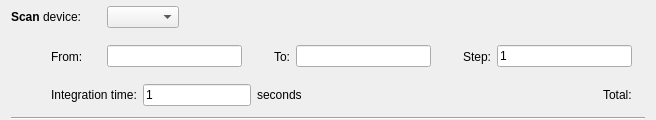
<?xml version="1.0" encoding="UTF-8"?>
<ui version="4.0">
 <class>Form</class>
 <widget class="QWidget" name="Form">
  <property name="geometry">
   <rect>
    <x>0</x>
    <y>0</y>
    <width>656</width>
    <height>120</height>
   </rect>
  </property>
  <property name="windowTitle">
   <string>Form</string>
  </property>
  <layout class="QVBoxLayout" name="verticalLayout">
   <property name="topMargin">
    <number>0</number>
   </property>
   <property name="bottomMargin">
    <number>0</number>
   </property>
   <item>
    <layout class="QHBoxLayout" name="horizontalLayout">
     <item>
      <widget class="QLabel" name="label">
       <property name="minimumSize">
        <size>
         <width>90</width>
         <height>0</height>
        </size>
       </property>
       <property name="text">
        <string>&lt;html&gt;&lt;head/&gt;&lt;body&gt;&lt;p&gt;&lt;span style=&quot; font-weight:600;&quot;&gt;Scan&lt;/span&gt; device:&lt;/p&gt;&lt;/body&gt;&lt;/html&gt;</string>
       </property>
      </widget>
     </item>
     <item>
      <widget class="QComboBox" name="device"/>
     </item>
     <item>
      <spacer name="horizontalSpacer">
       <property name="orientation">
        <enum>Qt::Horizontal</enum>
       </property>
       <property name="sizeHint" stdset="0">
        <size>
         <width>40</width>
         <height>20</height>
        </size>
       </property>
      </spacer>
     </item>
     <item>
      <widget class="QWidget" name="buttons" native="true">
       <property name="minimumSize">
        <size>
         <width>156</width>
         <height>34</height>
        </size>
       </property>
      </widget>
     </item>
    </layout>
   </item>
   <item>
    <layout class="QHBoxLayout" name="horizontalLayout_2">
     <item>
      <spacer name="horizontalSpacer_2">
       <property name="orientation">
        <enum>Qt::Horizontal</enum>
       </property>
       <property name="sizeType">
        <enum>QSizePolicy::Fixed</enum>
       </property>
       <property name="sizeHint" stdset="0">
        <size>
         <width>40</width>
         <height>20</height>
        </size>
       </property>
      </spacer>
     </item>
     <item>
      <widget class="QLabel" name="label_2">
       <property name="minimumSize">
        <size>
         <width>50</width>
         <height>0</height>
        </size>
       </property>
       <property name="text">
        <string>From:</string>
       </property>
      </widget>
     </item>
     <item>
      <widget class="QLineEdit" name="start"/>
     </item>
     <item>
      <widget class="QLabel" name="unit1">
       <property name="text">
        <string/>
       </property>
      </widget>
     </item>
     <item>
      <spacer name="horizontalSpacer_5">
       <property name="orientation">
        <enum>Qt::Horizontal</enum>
       </property>
       <property name="sizeType">
        <enum>QSizePolicy::Fixed</enum>
       </property>
       <property name="sizeHint" stdset="0">
        <size>
         <width>13</width>
         <height>13</height>
        </size>
       </property>
      </spacer>
     </item>
     <item>
      <widget class="QLabel" name="label_3">
       <property name="text">
        <string>To:</string>
       </property>
      </widget>
     </item>
     <item>
      <widget class="QLineEdit" name="stop"/>
     </item>
     <item>
      <widget class="QLabel" name="unit2">
       <property name="text">
        <string/>
       </property>
      </widget>
     </item>
     <item>
      <spacer name="horizontalSpacer_7">
       <property name="orientation">
        <enum>Qt::Horizontal</enum>
       </property>
       <property name="sizeType">
        <enum>QSizePolicy::Fixed</enum>
       </property>
       <property name="sizeHint" stdset="0">
        <size>
         <width>13</width>
         <height>13</height>
        </size>
       </property>
      </spacer>
     </item>
     <item>
      <widget class="QLabel" name="label_4">
       <property name="text">
        <string>Step:</string>
       </property>
      </widget>
     </item>
     <item>
      <widget class="QLineEdit" name="step">
       <property name="text">
        <string>1</string>
       </property>
      </widget>
     </item>
     <item>
      <widget class="QLabel" name="unit3">
       <property name="text">
        <string/>
       </property>
      </widget>
     </item>
    </layout>
   </item>
   <item>
    <layout class="QHBoxLayout" name="horizontalLayout_3">
     <item>
      <spacer name="horizontalSpacer_4">
       <property name="orientation">
        <enum>Qt::Horizontal</enum>
       </property>
       <property name="sizeType">
        <enum>QSizePolicy::Fixed</enum>
       </property>
       <property name="sizeHint" stdset="0">
        <size>
         <width>40</width>
         <height>20</height>
        </size>
       </property>
      </spacer>
     </item>
     <item>
      <widget class="QLabel" name="label_5">
       <property name="text">
        <string>Integration time:</string>
       </property>
      </widget>
     </item>
     <item>
      <widget class="QLineEdit" name="delta">
       <property name="sizePolicy">
        <sizepolicy hsizetype="Preferred" vsizetype="Fixed">
         <horstretch>0</horstretch>
         <verstretch>0</verstretch>
        </sizepolicy>
       </property>
       <property name="text">
        <string>1</string>
       </property>
      </widget>
     </item>
     <item>
      <widget class="QLabel" name="label_6">
       <property name="text">
        <string>seconds</string>
       </property>
      </widget>
     </item>
     <item>
      <spacer name="horizontalSpacer_3">
       <property name="orientation">
        <enum>Qt::Horizontal</enum>
       </property>
       <property name="sizeHint" stdset="0">
        <size>
         <width>40</width>
         <height>20</height>
        </size>
       </property>
      </spacer>
     </item>
     <item>
      <widget class="QLabel" name="totalLabel">
       <property name="text">
        <string>Total:</string>
       </property>
      </widget>
     </item>
     <item>
      <spacer name="horizontalSpacer_6">
       <property name="orientation">
        <enum>Qt::Horizontal</enum>
       </property>
       <property name="sizeType">
        <enum>QSizePolicy::Fixed</enum>
       </property>
       <property name="sizeHint" stdset="0">
        <size>
         <width>13</width>
         <height>1</height>
        </size>
       </property>
      </spacer>
     </item>
    </layout>
   </item>
   <item>
    <widget class="Line" name="line">
     <property name="orientation">
      <enum>Qt::Horizontal</enum>
     </property>
    </widget>
   </item>
  </layout>
 </widget>
 <tabstops>
  <tabstop>device</tabstop>
  <tabstop>start</tabstop>
  <tabstop>stop</tabstop>
 </tabstops>
 <resources>
  <include location="../../../resources/nicos-gui.qrc"/>
 </resources>
 <connections/>
</ui>
